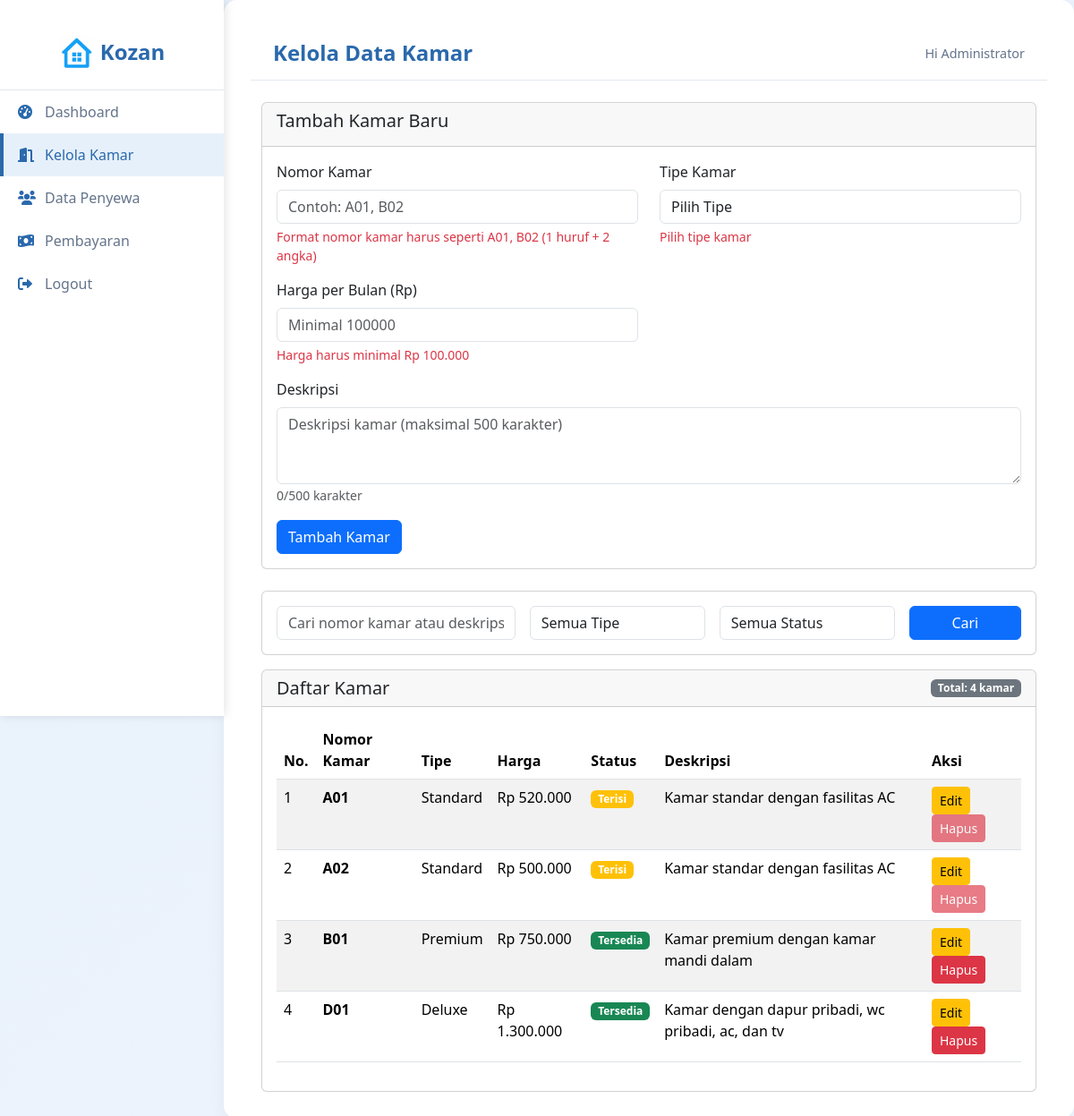
The app's page /admin/rooms.php (signed in), older data.
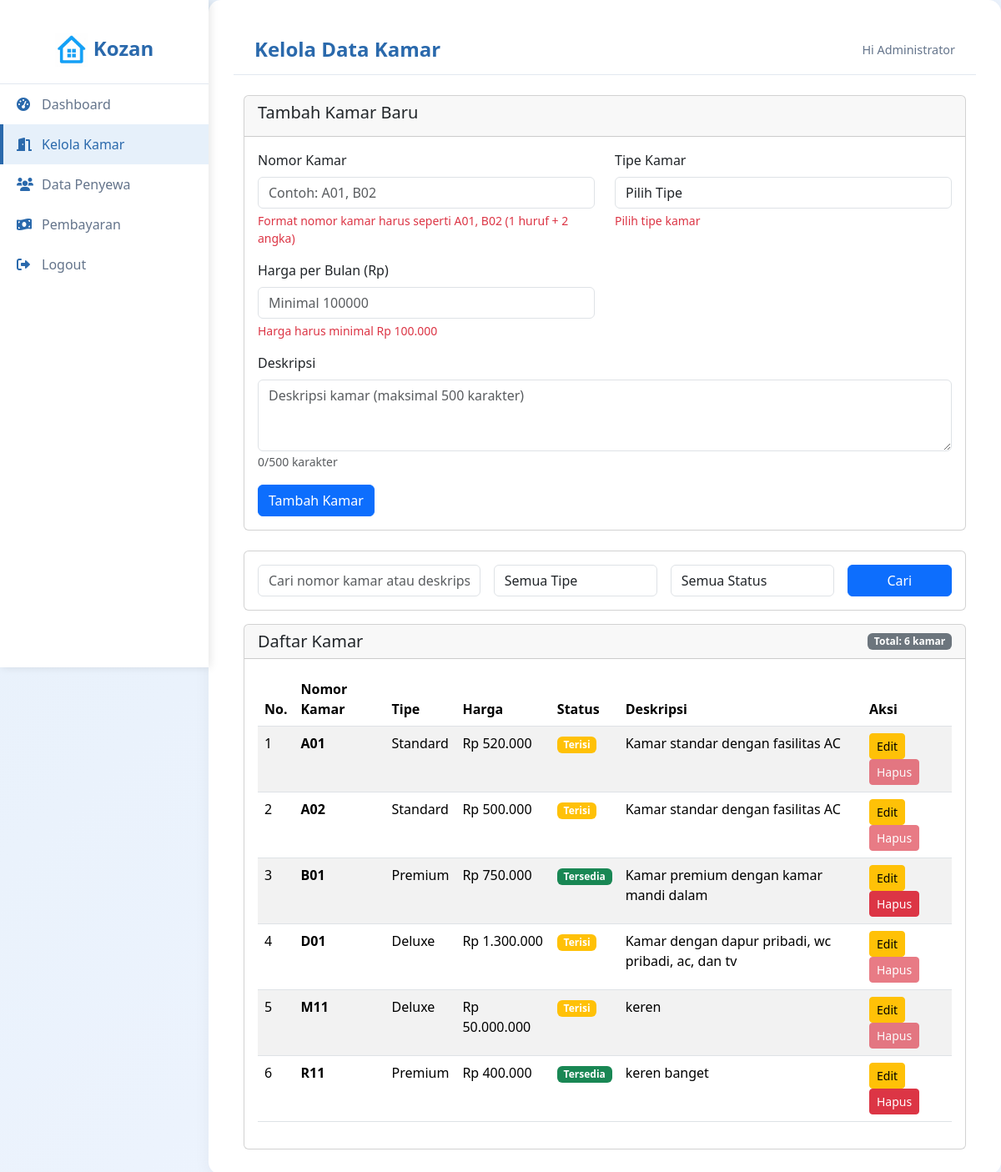
The same page, newer data.
### tables this page shows
CREATE TABLE `rooms` (
  `id` int NOT NULL,
  `room_number` varchar(10) NOT NULL,
  `room_type` varchar(50) NOT NULL,
  `price` decimal(10,2) NOT NULL,
  `status` enum('available','occupied') DEFAULT 'available',
  `description` text,
  `tenant_id` int DEFAULT NULL,
  `created_at` timestamp NULL DEFAULT CURRENT_TIMESTAMP
);

### admin/rooms.php (the view, shortened to what the changed rows need)
<?php
require_once '../config/database.php';
$params = [];
$types = '';
$sql = "SELECT * FROM rooms";
$sql .= " ORDER BY room_number";
if (!empty($params)) {
    $stmt = $conn->prepare($sql);
    $stmt->bind_param($types, ...$params);
    $stmt->execute();
    $result = $stmt->get_result();
} else {
    $result = $conn->query($sql);
}
$rooms = $result->fetch_all(MYSQLI_ASSOC);
?>
<!DOCTYPE html>
<html lang="id">
<head>
    <link rel="stylesheet" href="../assets/css/d_admin.css">
    <link href="https://cdn.jsdelivr.net/npm/bootstrap@5.3.3/dist/css/bootstrap.min.css" rel="stylesheet">
    <link href="https://cdnjs.cloudflare.com/ajax/libs/font-awesome/6.0.0-beta3/css/all.min.css" rel="stylesheet">
</head>
<body>
    <div class="content">
        <div class="header d-flex justify-content-between align-items-center">
            <h2>Kelola Data Kamar</h2>
        </div>
    <div class="container mt-4">
        <div class="card">
            <div class="card-header d-flex justify-content-between align-items-center">
                <h5 class="mb-0">Daftar Kamar</h5>
                <span class="badge bg-secondary">Total: <?= count($rooms) ?> kamar</span>
            </div>
            <div class="card-body">
                <?php if (empty($rooms)): ?>
                    <p class="text-center">Tidak ada data kamar</p>
                <?php else: ?>
                <div class="table-responsive">
                    <table class="table table-striped table-hover">
                        <thead>
                            <tr>
                                <th>No.</th>
                                <th>Nomor Kamar</th>
                                <th>Tipe</th>
                                <th>Harga</th>
                                <th>Status</th>
                                <th>Deskripsi</th>
                                <th>Aksi</th>
                            </tr>
                        </thead>
                        <tbody>
                            <?php $no = 1; foreach ($rooms as $room): ?>
                            <tr>
                                <td><?= $no++ ?></td>
                                <td><strong><?= htmlspecialchars($room['room_number']) ?></strong></td>
                                <td><?= htmlspecialchars($room['room_type']) ?></td>
                                <td>Rp <?= number_format($room['price'], 0, ',', '.') ?></td>
                                <td>
                                    <span class="badge <?= $room['status'] == 'available' ? 'bg-success' : 'bg-warning' ?>">
                                        <?= $room['status'] == 'available' ? 'Tersedia' : 'Terisi' ?>
                                    </span>
                                </td>
                                <td><?= htmlspecialchars($room['description']) ?></td>
                                <td>
                                    <a href="rooms.php?edit=<?= $room['id'] ?>" class="btn btn-sm btn-warning">Edit</a>
                                    <?php if ($room['status'] == 'available'): ?>
                                        <a href="rooms.php?delete=<?= $room['id'] ?>"
                                           class="btn btn-sm btn-danger"
                                           onclick="return confirm('Yakin ingin menghapus kamar ini?')">Hapus</a>
                                    <?php else: ?>
                                        <button class="btn btn-sm btn-danger" disabled title="Kamar sedang ditempati">Hapus</button>
                                    <?php endif; ?>
                                </td>
                            </tr>
                            <?php endforeach; ?>
                        </tbody>
                    </table>
                </div>
                <?php endif; ?>
            </div>
        </div>
    </div>
    </div>
</body>
</html>

Row changes from the older to the newer data that the page shows:
changed rooms "Kamar dengan dapur pribadi, wc pribadi, ac, dan tv": status "Tersedia" → "Terisi"
added rooms: room_number "M11", room_type "Deluxe", price "50.000.000", status "Terisi", description "keren"
added rooms: room_number "R11", room_type "Premium", price "400.000", status "Tersedia", description "keren banget"
Text that changed along with them:
count($rooms): "4" → "6"
